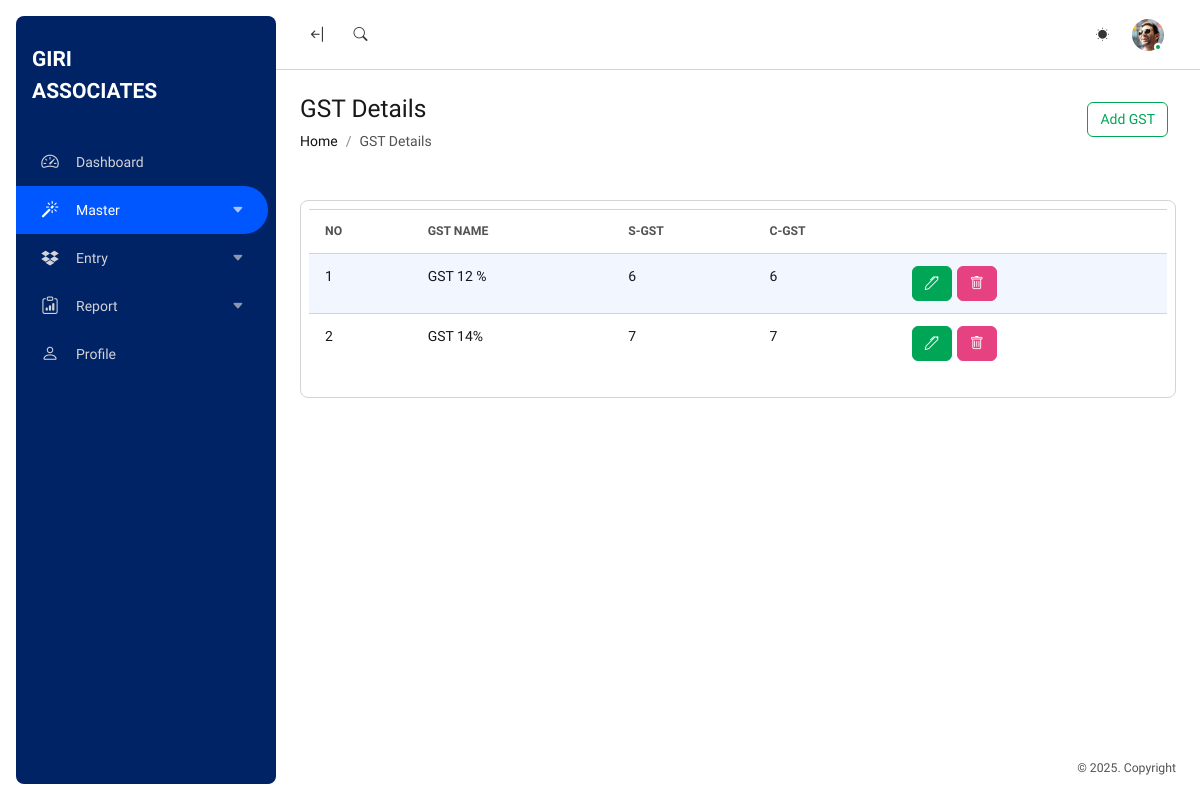
Screenshot of /GST (signed in) with the database file from the repository.
### main/models.py (models this page shows)
class GSTModel(models.Model):
    GSTName = models.CharField(max_length=100)
    SGST = models.IntegerField(default=0)
    CGST = models.IntegerField(default=0)

### main/views.py (the view, shortened to what this page needs)
# urls.py: path('GST',views.GST,name="GST"),
@login_required(login_url='Login')
def GST(request):
    data=GSTModel.objects.all()
    return render(request,'GST.html',{'data':data})

### main/templates/GST.html (shortened to what this page needs)
{% extends 'main.html' %}
{% load static %}
{% block content %}
<div class="toolbar p-4 bg-body">
    <div class="position-relative container-fluid px-0">
        <div class="row align-items-center position-relative">
            <div class="col-md-5 col-9 mb-4 mb-lg-0">
                <h3 class="mb-2">GST Details</h3>
                <nav aria-label="breadcrumb">
                    <ol class="breadcrumb mb-0">
                        <li class="breadcrumb-item"><a href="/">Home</a></li>
                        <li class="breadcrumb-item active">GST Details</li>
                    </ol>
                </nav>
            </div>
            <div class="col-md-7 col-3 text-md-end">
                <div class="d-flex justify-content-md-end align-items-center">
                    <button type="button" class="btn btn-outline-success mb-2 me-2" data-bs-toggle="modal"
                        data-bs-target="#examplescrolling">Add GST</button>
                </div>
            </div>
        </div>
    </div>
</div>
<div class="content p-4 d-flex flex-column-fluid">
    <div class="container-fluid px-0">
        <div class="row">
            <div class="col-12">
                <div class="card" id=''>
                    <div class="table-responsive p-2">
                        <table id="exampletab" class="table mt-0 table-striped table-card table-nowrap">
                            <thead class="text-uppercase small text-muted">
                                <tr>
                                    <th>No</th>
                                    <th>GST Name</th>
                                    <th>S-GST</th>
                                    <th>C-GST</th>
                                    <th></th>
                                </tr>
                            </thead>
                            <tbody>
                                {% for i in data %}
                                <tr>
                                    <td>{{forloop.counter}}</td>
                                    <td>{{i.GSTName}}</td>
                                    <td>{{i.SGST}}</td>
                                    <td>{{i.CGST}}</td>
                                    <td><a class="btn btn-success mr-3" href="/EditGST/{{i.id}}"><i class="bi bi-pen"></i></a><a href="DeleteGST/{{i.id}}" style="margin-left: 5px;" class="btn btn-danger"><i class="bi bi-trash"></i></a></td>
                                </tr>
                                {% endfor %}
                            </tbody>
                        </table>
                    </div>
                </div>
            </div>
        </div>
    </div>
</div>
<div class="content p-4 d-flex flex-column-fluid">
    <div class="container-fluid px-0">
        <div class="row">
        </div>
    </div>
</div>
{% endblock content %}

### rows the page displays
GSTModel: GSTName "GST 12 %", SGST "6", CGST "6"
GSTModel: GSTName "GST 14%", SGST "7", CGST "7"
